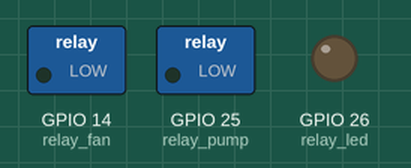
This sketch was run on a simulated ESP32. Shown: switched loads named in the sketch (green lamp = pin HIGH), output pins drawn as LEDs (lit = HIGH). WiFi joins after 1.5 s; servers stay silent unless stated; the local clock reads 2024-03-15 10:24:30 at power-on unless the sketch sets it; what the sketch prints to the serial monitor is not drawn.

Above: at 0.1 s.
At 1.6 s:
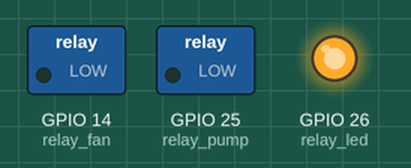
At 30.1 s:
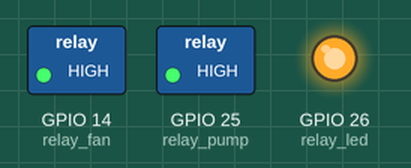
Timing chart, 0 to 31.6 s (numbered marks = the images above):
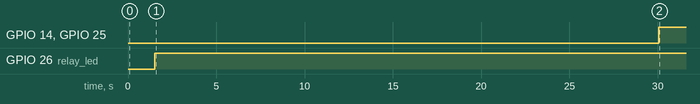

The sketch:

final_3dan_1103_2024_RTX.ino
```cpp
#include <stdio.h>
#include <DS1302.h>
#include <WiFi.h>
#include <time.h>

// Pin definitions for ESP32
const int kCePin   = 27;    // Chip Enable
const int kIoPin   = 33;    // Input/Output
const int kSclkPin = 32;    // Serial Clock

// 릴레이 핀 설정
const int relay_led = 26;    // LED 릴레이
const int relay_pump = 25;   // 펌프 릴레이
const int relay_fan = 14;    // 팬 릴레이

// 일반 릴레이 상태 설정 (LOW가 켜짐)
const int RELAY_ON = 1;
const int RELAY_OFF = 0;

// LED 릴레이 상태 설정 (HIGH가 켜짐)
const int LED_ON = 1;
const int LED_OFF = 0;

// WiFi credentials
const char* ssid = "TP-Link_0744";
const char* password = "75317768";

// NTP 서버 설정
const char* ntpServer = "pool.ntp.org";
const long gmtOffset_sec = 32400;  // UTC+9 (한국 시간)
const int daylightOffset_sec = 0;

// 운영 시간 설정
const int START_HOUR = 5;   // 오전 5시 시작
const int END_HOUR = 20;    // 오후 8시 종료

// DS1302 객체 생성
DS1302 rtc(kCePin, kIoPin, kSclkPin);

// 작동 상태 변수
unsigned long lastOperationTime = 0;
bool operationStarted = false;
int lastPrintedSecond = -1;

String dayAsString(const Time::Day day) {
    switch (day) {
        case Time::kSunday: return "Sunday";
        case Time::kMonday: return "Monday";
        case Time::kTuesday: return "Tuesday";
        case Time::kWednesday: return "Wednesday";
        case Time::kThursday: return "Thursday";
        case Time::kFriday: return "Friday";
        case Time::kSaturday: return "Saturday";
    }
    return "(unknown day)";
}

Time::Day getDayOfWeek(int wday) {
    switch (wday) {
        case 0: return Time::kSunday;
        case 1: return Time::kMonday;
        case 2: return Time::kTuesday;
        case 3: return Time::kWednesday;
        case 4: return Time::kThursday;
        case 5: return Time::kFriday;
        case 6: return Time::kSaturday;
        default: return Time::kSunday;
    }
}

void syncTimeFromNTP() {
    struct tm timeinfo;
    if(!getLocalTime(&timeinfo)){
        Serial.println("NTP 시간 가져오기 실패");
        return;
    }

    Time t(
        timeinfo.tm_year + 1900,
        timeinfo.tm_mon + 1,
        timeinfo.tm_mday,
        timeinfo.tm_hour,
        timeinfo.tm_min,
        timeinfo.tm_sec,
        getDayOfWeek(timeinfo.tm_wday)
    );

    rtc.writeProtect(false);
    rtc.halt(false);
    rtc.time(t);

    Serial.println("RTC 시간이 NTP와 동기화되었습니다.");
}

void turnOffAllDevices() {
    digitalWrite(relay_led, 0);     // LED는 별도의 OFF 값 사용
    digitalWrite(relay_pump, RELAY_OFF);
    digitalWrite(relay_fan, RELAY_OFF);
    Serial.println("모든 장치 OFF");
}

void printSystemStatus(Time t) {
    Serial.println("\n=== 시스템 상태 ===");
    Serial.printf("현재 시간: %s %04d-%02d-%02d %02d:%02d:%02d\n",
            dayAsString(t.day).c_str(),
            t.yr, t.mon, t.date,
            t.hr, t.min, t.sec);
    Serial.printf("운영 시간: %02d:00 ~ %02d:00\n", START_HOUR, END_HOUR);
    Serial.printf("운영 상태: %s\n",
        (t.hr >= START_HOUR && t.hr < END_HOUR) ? "운영 중" : "운영 종료");
    Serial.printf("LED 상태: %s\n", digitalRead(relay_led) == LED_ON ? "ON" : "OFF");
    Serial.printf("펌프 상태: %s\n", digitalRead(relay_pump) == RELAY_ON ? "ON" : "OFF");
    Serial.printf("팬 상태: %s\n", digitalRead(relay_fan) == RELAY_ON ? "ON" : "OFF");
    Serial.println("==================");
}

void setup() {
    Serial.begin(115200);
    Serial.println("시스템 시작");

    // 릴레이 핀 초기화
    pinMode(relay_led, OUTPUT);
    pinMode(relay_pump, OUTPUT);
    pinMode(relay_fan, OUTPUT);

    turnOffAllDevices();

    // WiFi 연결
    Serial.printf("WiFi 연결 중: %s\n", ssid);
    WiFi.begin(ssid, password);
    int attempts = 0;
    while (WiFi.status() != WL_CONNECTED && attempts < 20) {
        delay(500);
        Serial.print(".");
        attempts++;
    }

    if (WiFi.status() == WL_CONNECTED) {
        Serial.println("\nWiFi 연결됨");

        // NTP 시간 설정
        configTime(gmtOffset_sec, daylightOffset_sec, ntpServer);

        // RTC 시간 동기화
        syncTimeFromNTP();
    } else {
        Serial.println("\nWiFi 연결 실패");
    }
}

void loop() {
    unsigned long currentMillis = millis();
    Time t = rtc.time();

    // 1초마다 상태 출력
    if (t.sec != lastPrintedSecond) {
        printSystemStatus(t);
        lastPrintedSecond = t.sec;
    }

    // 운영 시간 체크 및 장치 제어
    if (t.hr >= START_HOUR && t.hr < END_HOUR) {
        digitalWrite(relay_led, LED_ON);    // LED는 별도의 ON 값 사용

        // 5분마다 작동
        if (t.min % 5 == 0) {
            if (!operationStarted) {
                operationStarted = true;
                lastOperationTime = currentMillis;

                digitalWrite(relay_pump, RELAY_ON);
                digitalWrite(relay_fan, RELAY_ON);
                Serial.println("펌프 & 팬 작동 시작");
            }

            // 작동 시간 체크
            unsigned long operationDuration = currentMillis - lastOperationTime;

            // 펌프는 80초 작동
            if (operationDuration >= 80000 && digitalRead(relay_pump) == RELAY_ON) {
                digitalWrite(relay_pump, RELAY_OFF);
                Serial.println("펌프 작동 종료");
            }

            // 팬은 200초 작동
            if (operationDuration >= 200000 && digitalRead(relay_fan) == RELAY_ON) {
                digitalWrite(relay_fan, RELAY_OFF);
                Serial.println("팬 작동 종료");
            }
        } else {
            operationStarted = false;
        }
    } else {
        turnOffAllDevices();
        operationStarted = false;
    }

    delay(100);
}
```

Measured:
- by itself, GPIO 14 (relay_fan), GPIO 25 (relay_pump): LOW → HIGH at 30.1 s
- by itself, GPIO 26 (relay_led): LOW → HIGH at 1.5 s
